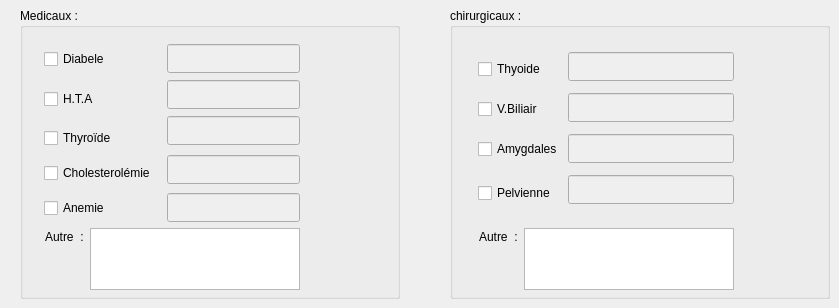
    <widget class="QWidget" name="tab">
     <attribute name="title">
      <string>Medicaux &amp; chirurgicaux</string>
     </attribute>
     <widget class="QGroupBox" name="groupBox">
      <property name="geometry">
       <rect>
        <x>20</x>
        <y>8</y>
        <width>380</width>
        <height>291</height>
       </rect>
      </property>
      <property name="title">
       <string>Medicaux :</string>
      </property>
      <widget class="QLabel" name="label_42">
       <property name="geometry">
        <rect>
         <x>25</x>
         <y>220</y>
         <width>50</width>
         <height>17</height>
        </rect>
       </property>
       <property name="text">
        <string>Autre  : </string>
       </property>
      </widget>
      <widget class="QCheckBox" name="diable_checkBox">
       <property name="geometry">
        <rect>
         <x>24</x>
         <y>40</y>
         <width>86</width>
         <height>22</height>
        </rect>
       </property>
       <property name="text">
        <string>Diabele</string>
       </property>
      </widget>
      <widget class="QCheckBox" name="hta_checkBox">
       <property name="geometry">
        <rect>
         <x>24</x>
         <y>80</y>
         <width>86</width>
         <height>22</height>
        </rect>
       </property>
       <property name="text">
        <string>H.T.A</string>
       </property>
      </widget>
      <widget class="QCheckBox" name="thyroide_checkBox">
       <property name="geometry">
        <rect>
         <x>24</x>
         <y>119</y>
         <width>86</width>
         <height>22</height>
        </rect>
       </property>
       <property name="text">
        <string>Thyroïde</string>
       </property>
      </widget>
      <widget class="QCheckBox" name="chol_checkBox">
       <property name="geometry">
        <rect>
         <x>24</x>
         <y>154</y>
         <width>121</width>
         <height>22</height>
        </rect>
       </property>
       <property name="text">
        <string>Cholesterolémie</string>
       </property>
      </widget>
      <widget class="QCheckBox" name="anemie_checkBox">
       <property name="geometry">
        <rect>
         <x>24</x>
         <y>189</y>
         <width>70</width>
         <height>22</height>
        </rect>
       </property>
       <property name="text">
        <string>Anemie</string>
       </property>
      </widget>
      <widget class="QTextEdit" name="medicaux_autre">
       <property name="geometry">
        <rect>
         <x>70</x>
         <y>220</y>
         <width>210</width>
         <height>62</height>
        </rect>
       </property>
      </widget>
      <widget class="QLineEdit" name="diable_lineEdit">
       <property name="enabled">
        <bool>false</bool>
       </property>
       <property name="geometry">
        <rect>
         <x>147</x>
         <y>36</y>
         <width>133</width>
         <height>29</height>
        </rect>
       </property>
      </widget>
      <widget class="QLineEdit" name="hta_lineEdit">
       <property name="enabled">
        <bool>false</bool>
       </property>
       <property name="geometry">
        <rect>
         <x>147</x>
         <y>72</y>
         <width>133</width>
         <height>29</height>
        </rect>
       </property>
      </widget>
      <widget class="QLineEdit" name="thyroide_lineEdit">
       <property name="enabled">
        <bool>false</bool>
       </property>
       <property name="geometry">
        <rect>
         <x>147</x>
         <y>108</y>
         <width>133</width>
         <height>29</height>
        </rect>
       </property>
      </widget>
      <widget class="QLineEdit" name="chol_lineEdit">
       <property name="enabled">
        <bool>false</bool>
       </property>
       <property name="geometry">
        <rect>
         <x>147</x>
         <y>147</y>
         <width>133</width>
         <height>29</height>
        </rect>
       </property>
      </widget>
      <widget class="QLineEdit" name="anemie_lineEdit">
       <property name="enabled">
        <bool>false</bool>
       </property>
       <property name="geometry">
        <rect>
         <x>147</x>
         <y>185</y>
         <width>133</width>
         <height>29</height>
        </rect>
       </property>
      </widget>
     </widget>
     <widget class="QGroupBox" name="groupBox_2">
      <property name="geometry">
       <rect>
        <x>450</x>
        <y>8</y>
        <width>380</width>
        <height>291</height>
       </rect>
      </property>
      <property name="title">
       <string>chirurgicaux :</string>
      </property>
      <widget class="QTextEdit" name="chirurgicaux_autre">
       <property name="geometry">
        <rect>
         <x>74</x>
         <y>220</y>
         <width>210</width>
         <height>62</height>
        </rect>
       </property>
      </widget>
      <widget class="QCheckBox" name="vb_checkBox">
       <property name="geometry">
        <rect>
         <x>28</x>
         <y>90</y>
         <width>80</width>
         <height>22</height>
        </rect>
       </property>
       <property name="text">
        <string>V.Biliair</string>
       </property>
      </widget>
      <widget class="QCheckBox" name="pelvienne_checkBox">
       <property name="geometry">
        <rect>
         <x>28</x>
         <y>174</y>
         <width>80</width>
         <height>22</height>
        </rect>
       </property>
       <property name="text">
        <string>Pelvienne</string>
       </property>
      </widget>
      <widget class="QLabel" name="label_43">
       <property name="geometry">
        <rect>
         <x>29</x>
         <y>220</y>
         <width>50</width>
         <height>17</height>
        </rect>
       </property>
       <property name="text">
        <string>Autre  : </string>
       </property>
      </widget>
      <widget class="QCheckBox" name="checkBox_9">
       <property name="geometry">
        <rect>
         <x>34</x>
         <y>-20</y>
         <width>86</width>
         <height>22</height>
        </rect>
       </property>
       <property name="text">
        <string>Diabele</string>
       </property>
      </widget>
      <widget class="QCheckBox" name="amygdale_checkBox">
       <property name="geometry">
        <rect>
         <x>28</x>
         <y>130</y>
         <width>86</width>
         <height>22</height>
        </rect>
       </property>
       <property name="text">
        <string>Amygdales</string>
       </property>
      </widget>
      <widget class="QCheckBox" name="thyoide_checkBox">
       <property name="geometry">
        <rect>
         <x>28</x>
         <y>50</y>
         <width>80</width>
         <height>22</height>
        </rect>
       </property>
       <property name="text">
        <string>Thyoide</string>
       </property>
      </widget>
      <widget class="QLineEdit" name="pelvienne_lineEdit">
       <property name="enabled">
        <bool>false</bool>
       </property>
       <property name="geometry">
        <rect>
         <x>118</x>
         <y>167</y>
         <width>166</width>
         <height>29</height>
        </rect>
       </property>
      </widget>
      <widget class="QLineEdit" name="thyoide_lineEdit">
       <property name="enabled">
        <bool>false</bool>
       </property>
       <property name="geometry">
        <rect>
         <x>118</x>
         <y>44</y>
         <width>166</width>
         <height>29</height>
        </rect>
       </property>
      </widget>
      <widget class="QLineEdit" name="vb_lineEdit">
       <property name="enabled">
        <bool>false</bool>
       </property>
       <property name="geometry">
        <rect>
         <x>118</x>
         <y>85</y>
         <width>166</width>
         <height>29</height>
        </rect>
       </property>
      </widget>
      <widget class="QLineEdit" name="amygdale_lineEdit">
       <property name="enabled">
        <bool>false</bool>
       </property>
       <property name="geometry">
        <rect>
         <x>118</x>
         <y>126</y>
         <width>166</width>
         <height>29</height>
        </rect>
       </property>
      </widget>
     </widget>
    </widget>
